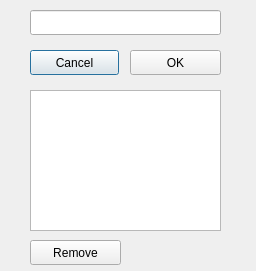
<?xml version="1.0" encoding="UTF-8"?>
<ui version="4.0">
 <class>Dialog</class>
 <widget class="QDialog" name="Dialog">
  <property name="geometry">
   <rect>
    <x>0</x>
    <y>0</y>
    <width>256</width>
    <height>271</height>
   </rect>
  </property>
  <property name="windowTitle">
   <string>Label</string>
  </property>
  <widget class="QLineEdit" name="lineEdit_Label">
   <property name="geometry">
    <rect>
     <x>30</x>
     <y>10</y>
     <width>191</width>
     <height>25</height>
    </rect>
   </property>
  </widget>
  <widget class="QPushButton" name="btn_Cancel">
   <property name="geometry">
    <rect>
     <x>30</x>
     <y>50</y>
     <width>89</width>
     <height>25</height>
    </rect>
   </property>
   <property name="text">
    <string>Cancel</string>
   </property>
   <property name="icon">
    <iconset>
     <normaloff>Icon/cancel.png</normaloff>Icon/cancel.png</iconset>
   </property>
  </widget>
  <widget class="QPushButton" name="btn_OK">
   <property name="geometry">
    <rect>
     <x>130</x>
     <y>50</y>
     <width>91</width>
     <height>25</height>
    </rect>
   </property>
   <property name="text">
    <string>OK</string>
   </property>
   <property name="icon">
    <iconset>
     <normaloff>Icon/ok.png</normaloff>Icon/ok.png</iconset>
   </property>
  </widget>
  <widget class="QListWidget" name="listWidget_label">
   <property name="geometry">
    <rect>
     <x>30</x>
     <y>90</y>
     <width>191</width>
     <height>141</height>
    </rect>
   </property>
  </widget>
  <widget class="QPushButton" name="btn_Remove">
   <property name="geometry">
    <rect>
     <x>30</x>
     <y>240</y>
     <width>91</width>
     <height>25</height>
    </rect>
   </property>
   <property name="text">
    <string>Remove</string>
   </property>
   <property name="icon">
    <iconset>
     <normaloff>Icon/remove__.png</normaloff>Icon/remove__.png</iconset>
   </property>
  </widget>
 </widget>
 <resources/>
 <connections/>
</ui>
